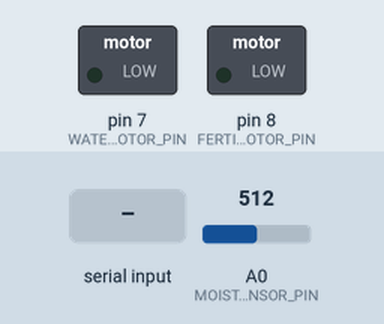
A sketch run on a simulated Arduino Uno, built with avr-gcc and run on an emulated ATmega328P. Shown: switched loads named in the sketch (green lamp = pin HIGH). The inputs (shaded band) are chosen by the test bench; at power-on: A0 (MOISTURE_SENSOR_PIN) = 512. What the sketch prints to the serial monitor is not drawn.

Above: at 1.2 s.
1.3 s: "water:on\n" received over Serial
At 2.0 s:
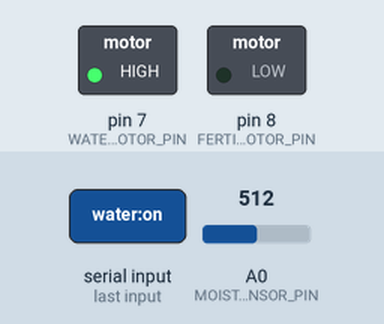
2.8 s: "fertilizer:on\n" received over Serial
At 3.7 s:
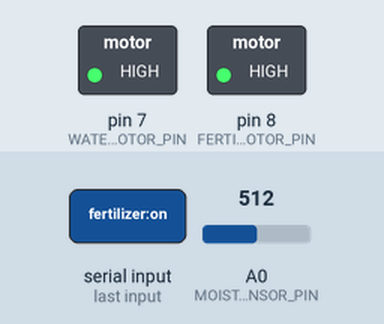
At 12.1 s:
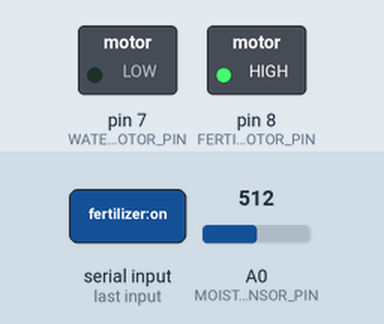
Timing chart, 0 to 14.3 s (numbered marks = the images above; inputs shaded):
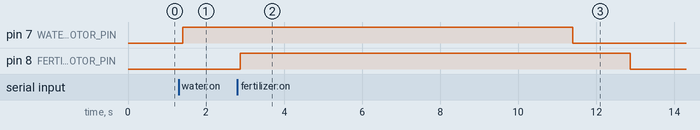

The sketch:

PlantMonitoringSystem.ino
```cpp
/*
 * Plant Monitoring System - Arduino Code
 * Compatible with Leafy Life Monitor Dashboard
 *
 * This code reads soil moisture sensor data and controls water and fertilizer motors
 * based on commands received from the React application via Serial communication.
 */

// Pin definitions
const int MOISTURE_SENSOR_PIN = A0;    // Analog pin for soil moisture sensor
const int WATER_MOTOR_PIN = 7;         // Digital pin for water motor relay
const int FERTILIZER_MOTOR_PIN = 8;    // Digital pin for fertilizer motor relay

// Variables for sensor readings
int moistureLevel = 0;
int moisturePercent = 0;

// Motor states
bool waterMotorActive = false;
bool fertilizerMotorActive = false;

// Timer variables
unsigned long waterMotorStartTime = 0;
unsigned long fertilizerMotorStartTime = 0;
unsigned long waterDuration = 10000;  // Default 10 seconds (in milliseconds)
unsigned long fertilizerDuration = 10000;  // Default 10 seconds (in milliseconds)
unsigned long lastStatusTime = 0;     // Last time status was sent
unsigned long lastPingTime = 0;       // Last time a ping was received
unsigned long connectionTimeout = 10000; // 10 second timeout for connection

// System settings
bool automaticMode = false;
int optimalMoistureMin = 60;
int optimalMoistureMax = 80;

// Communication
String inputString = "";
bool stringComplete = false;
bool isConnected = false;

void setup() {
  // Initialize serial communication
  Serial.begin(9600);

  // Initialize motor control pins
  pinMode(WATER_MOTOR_PIN, OUTPUT);
  pinMode(FERTILIZER_MOTOR_PIN, OUTPUT);

  // Ensure motors are off at startup
  digitalWrite(WATER_MOTOR_PIN, LOW);
  digitalWrite(FERTILIZER_MOTOR_PIN, LOW);

  // Reserve memory for input string
  inputString.reserve(50);

  // Send initial status after boot
  sendStatus();
  Serial.println("Arduino ready");
}

void loop() {
  // Read moisture sensor
  readMoistureSensor();

  // Check if motors need to be turned off
  checkMotorTimers();

  // Check if we need to activate water motor in automatic mode
  if (automaticMode && !waterMotorActive && moisturePercent < (optimalMoistureMin * 0.8)) {
    activateWaterMotor(waterDuration);
  }

  // Process any incoming serial commands
  processSerialCommands();

  // Check connection status - if no ping received within timeout period, consider disconnected
  if (isConnected && (millis() - lastPingTime > connectionTimeout)) {
    isConnected = false;
    Serial.println("disconnected:timeout");
  }

  // Send status update every 2 seconds if connected, or send "alive" ping if not
  if (millis() - lastStatusTime > 2000) {
    if (isConnected) {
      sendStatus();
    } else {
      Serial.println("alive");
    }
    lastStatusTime = millis();
  }

  // Small delay to prevent excessive readings
  delay(100);
}

void readMoistureSensor() {
  // Read the analog value from the moisture sensor
  moistureLevel = analogRead(MOISTURE_SENSOR_PIN);

  // Convert to percentage (adjust these values based on your sensor's characteristics)
  // Assuming 0 is completely wet and 1023 is completely dry
  moisturePercent = map(moistureLevel, 1023, 0, 0, 100);

  // Constrain to valid range
  moisturePercent = constrain(moisturePercent, 0, 100);
}

void checkMotorTimers() {
  // Check if water motor needs to be turned off
  if (waterMotorActive && (millis() - waterMotorStartTime >= waterDuration)) {
    digitalWrite(WATER_MOTOR_PIN, LOW);
    waterMotorActive = false;
    Serial.println("water_motor:off");
  }

  // Check if fertilizer motor needs to be turned off
  if (fertilizerMotorActive && (millis() - fertilizerMotorStartTime >= fertilizerDuration)) {
    digitalWrite(FERTILIZER_MOTOR_PIN, LOW);
    fertilizerMotorActive = false;
    Serial.println("fertilizer_motor:off");
  }
}

void activateWaterMotor(unsigned long duration) {
  if (!waterMotorActive) {
    digitalWrite(WATER_MOTOR_PIN, HIGH);
    waterMotorActive = true;
    waterMotorStartTime = millis();
    waterDuration = duration;
    Serial.println("water_motor:on");
  }
}

void activateFertilizerMotor(unsigned long duration) {
  if (!fertilizerMotorActive) {
    digitalWrite(FERTILIZER_MOTOR_PIN, HIGH);
    fertilizerMotorActive = true;
    fertilizerMotorStartTime = millis();
    fertilizerDuration = duration;
    Serial.println("fertilizer_motor:on");
  }
}

void processSerialCommands() {
  // Process completed command string
  if (stringComplete) {
    inputString.trim();

    // Update connection status and last ping time
    lastPingTime = millis();
    if (!isConnected) {
      isConnected = true;
      Serial.println("connected");
    }

    if (inputString.startsWith("ping")) {
      // Just a ping to keep connection alive
      Serial.println("pong");
    }
    else if (inputString.startsWith("water:on")) {
      // Extract duration if provided
      int colonIndex = inputString.indexOf(':', 6);
      if (colonIndex > 0) {
        int duration = inputString.substring(colonIndex + 1).toInt();
        activateWaterMotor(duration * 1000);  // Convert seconds to milliseconds
      } else {
        activateWaterMotor(waterDuration);
      }
    }
    else if (inputString.startsWith("fertilizer:on")) {
      // Extract duration if provided
      int colonIndex = inputString.indexOf(':', 12);
      if (colonIndex > 0) {
        int duration = inputString.substring(colonIndex + 1).toInt();
        activateFertilizerMotor(duration * 1000);  // Convert seconds to milliseconds
      } else {
        activateFertilizerMotor(fertilizerDuration);
      }
    }
    else if (inputString == "mode:auto") {
      automaticMode = true;
      Serial.println("mode:auto");
    }
    else if (inputString == "mode:manual") {
      automaticMode = false;
      Serial.println("mode:manual");
    }
    else if (inputString.startsWith("water_duration:")) {
      int duration = inputString.substring(15).toInt();
      if (duration > 0) {
        waterDuration = duration * 1000;  // Convert seconds to milliseconds
        Serial.println("water_duration:" + String(duration));
      }
    }
    else if (inputString.startsWith("fertilizer_duration:")) {
      int duration = inputString.substring(20).toInt();
      if (duration > 0) {
        fertilizerDuration = duration * 1000;  // Convert seconds to milliseconds
        Serial.println("fertilizer_duration:" + String(duration));
      }
    }
    else if (inputString == "status") {
      sendStatus();
    }

    // Clear the input string for the next command
    inputString = "";
    stringComplete = false;
  }
}

void sendStatus() {
  // Send complete status update as JSON
  Serial.print("{\"moisture\":");
  Serial.print(moisturePercent);
  Serial.print(",\"water_motor\":");
  Serial.print(waterMotorActive ? "true" : "false");
  Serial.print(",\"fertilizer_motor\":");
  Serial.print(fertilizerMotorActive ? "true" : "false");
  Serial.print(",\"mode\":\"");
  Serial.print(automaticMode ? "automatic" : "manual");
  Serial.print("\",\"water_duration\":");
  Serial.print(waterDuration / 1000);
  Serial.print(",\"fertilizer_duration\":");
  Serial.print(fertilizerDuration / 1000);
  Serial.print(",\"connected\":");
  Serial.print(isConnected ? "true" : "false");
  Serial.println("}");

  lastStatusTime = millis(); // Update last status time
}

// SerialEvent occurs whenever new data comes in the hardware serial RX
void serialEvent() {
  while (Serial.available()) {
    char inChar = (char)Serial.read();

    // Add character to input string
    if (inChar != '\n') {
      inputString += inChar;
    }
    // End of command
    else {
      stringComplete = true;
    }
  }
}
```

Measured:
- after the input at 1.3 s, pin 7 (WATER_MOTOR_PIN): LOW → HIGH after 0.10 s
- after the input at 2.8 s, pin 8 (FERTILIZER_MOTOR_PIN): LOW → HIGH after 0.08 s, → LOW 10.0 s later
